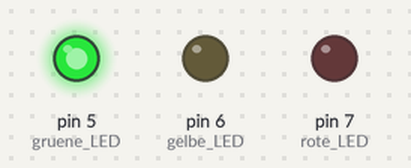
The sketch below on a simulated Arduino Uno, built with avr-gcc and run on an emulated ATmega328P. Parts: output pins drawn as LEDs (lit = HIGH).

Above: at 1.5 s.
At 3.5 s:
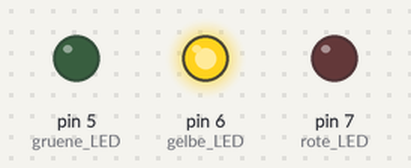
At 5.5 s:
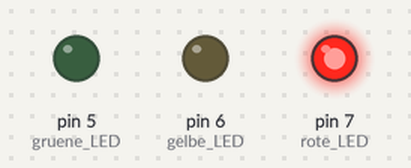
At 7.5 s:
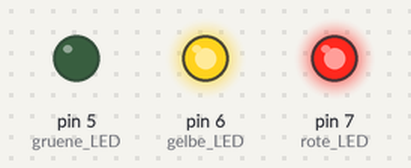
Timing chart, 0 to 10.4 s (numbered marks = the images above):
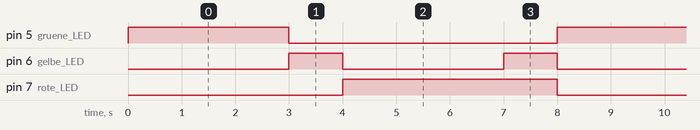

The sketch:

sketch_nov05a_bessere_Ampel.ino
```cpp
void setup() {
  pinMode(5, OUTPUT);
  pinMode(6, OUTPUT);
  pinMode(7, OUTPUT);
}

void loop() {
  int gruene_LED = 5;                             /*Deklaration der LEDs*/
  int gelbe_LED = 6;
  int rote_LED = 7;

  digitalWrite(gelbe_LED, LOW);                   /*Gelb und Rot gehen aus und Grün geht an*/
  digitalWrite(rote_LED, LOW);
  digitalWrite(gruene_LED, HIGH);
  delay(3000);

  digitalWrite(gruene_LED, LOW);                  /* Grün geht aus und Gelb geht an*/
  digitalWrite(gelbe_LED, HIGH);
  delay(1000);

  digitalWrite(gelbe_LED, LOW);                   /*gelb geht aus und rot geht an */
  digitalWrite(rote_LED, HIGH);
  delay(3000);

  digitalWrite(gelbe_LED, HIGH);                  /*gelb geht zusätzlich an*/
  delay(1000);
}
```

Measured:
- by itself, pin 5 (gruene_LED): alternates HIGH for 3.0 s and LOW for 5.0 s
- by itself, pin 6 (gelbe_LED): alternates HIGH for 1.0 s and LOW for 3.0 s
- by itself, pin 7 (rote_LED): alternates HIGH for 4.0 s and LOW for 4.0 s
